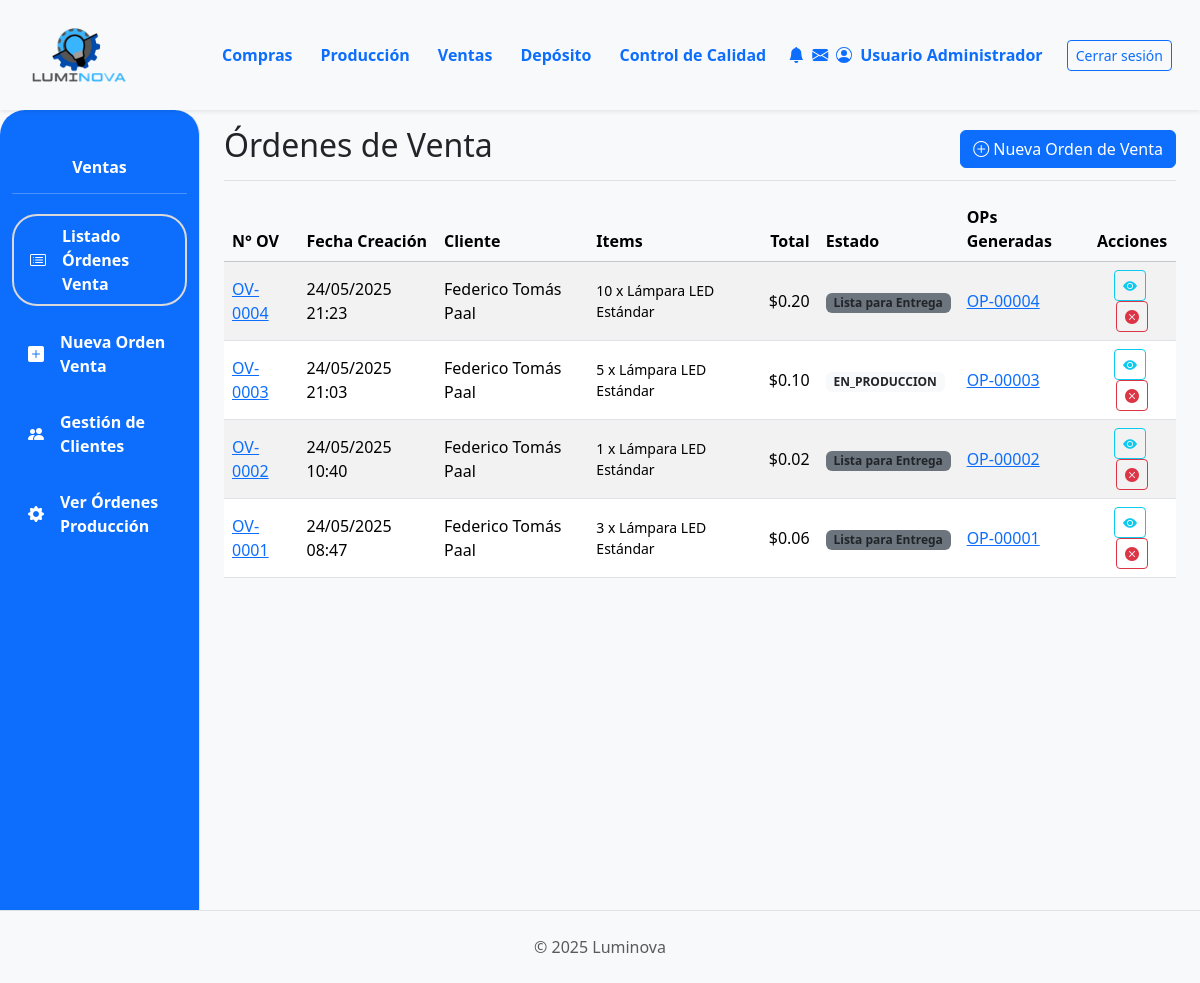
/ventas/ (signed in), run on an earlier commit of the app's database.
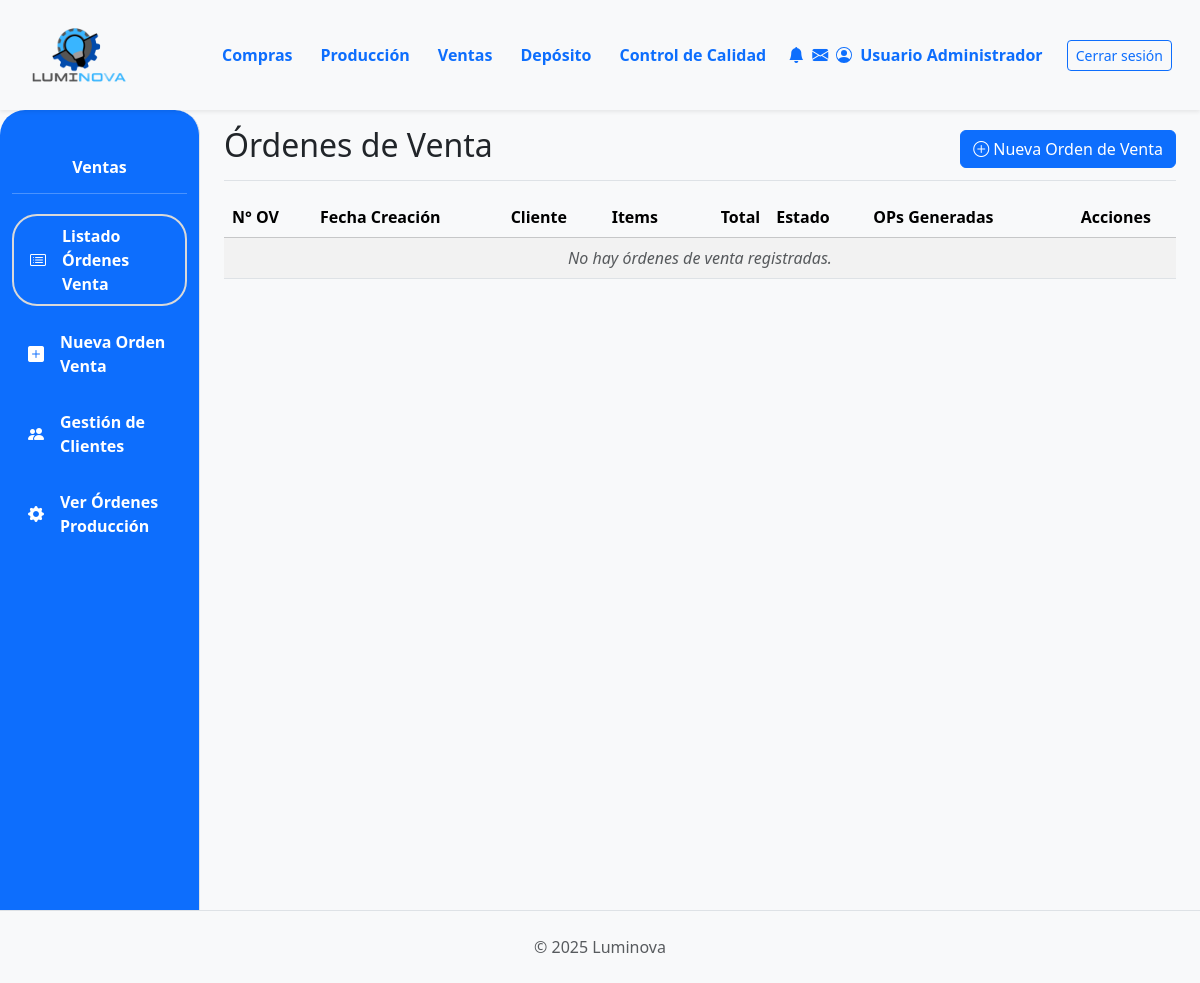
And on a later commit of the database.
### App_LUMINOVA/models.py (models this page shows, shortened)
class OrdenVenta(models.Model): # NUEVO: Específico para Ventas
    ESTADO_CHOICES = [
        ('PENDIENTE', 'Pendiente Confirmación'),
        ('CONFIRMADA', 'Confirmada (Esperando Producción)'),
        ('PRODUCCION_INICIADA', 'Producción Iniciada'), # NUEVO
        ('PRODUCCION_PARCIAL', 'Producción Parcial'), # Opcional
        ('PRODUCCION_CON_PROBLEMAS', 'Producción con Problemas'), # NUEVO
        ('LISTA_ENTREGA', 'Lista para Entrega'),
        ('COMPLETADA', 'Completada/Entregada'),
        ('CANCELADA', 'Cancelada'),
    ]
    numero_ov = models.CharField(max_length=20, unique=True, verbose_name="N° Orden de Venta")
    cliente = models.ForeignKey(Cliente, on_delete=models.PROTECT, related_name="ordenes_venta")
    fecha_creacion = models.DateTimeField(default=timezone.now)
    estado = models.CharField(max_length=50, choices=ESTADO_CHOICES, default='PENDIENTE')
    total_ov = models.DecimalField(max_digits=12, decimal_places=2, default=0.00, verbose_name="Total OV")
    notas = models.TextField(blank=True, null=True)

class Cliente(models.Model):
    nombre = models.CharField(max_length=150, unique=True) # Aumentado max_length
    direccion = models.TextField(blank=True)
    telefono = models.CharField(max_length=25, blank=True) # Aumentado max_length
    email = models.EmailField(unique=True, null=True, blank=True)

class ItemOrdenVenta(models.Model): # NUEVO: Detalle de la OV
    orden_venta = models.ForeignKey(OrdenVenta, on_delete=models.CASCADE, related_name='items_ov')
    producto_terminado = models.ForeignKey(ProductoTerminado, on_delete=models.PROTECT)
    cantidad = models.PositiveIntegerField()
    precio_unitario_venta = models.DecimalField(max_digits=10, decimal_places=2, verbose_name="Precio Unit. en Venta")
    subtotal = models.DecimalField(max_digits=12, decimal_places=2, editable=False)

class ProductoTerminado(models.Model):
    descripcion = models.CharField(max_length=255) # Aumentado max_length
    categoria = models.ForeignKey(CategoriaProductoTerminado, on_delete=models.PROTECT, related_name='productos_terminados')
    precio_unitario = models.DecimalField(max_digits=10, decimal_places=2, default=0.00)
    stock = models.IntegerField(default=0)
    modelo = models.CharField(max_length=50, blank=True, null=True)
    potencia = models.IntegerField(blank=True, null=True)
    acabado = models.CharField(max_length=50, blank=True, null=True)
    color_luz = models.CharField(max_length=50, blank=True, null=True)
    material = models.CharField(max_length=50, blank=True, null=True)
    imagen = models.ImageField(null=True, blank=True, upload_to='productos_terminados/')

class OrdenProduccion(models.Model):
    numero_op = models.CharField(max_length=20, unique=True, verbose_name="N° Orden de Producción") # Cambiado de numero_orden
    orden_venta_origen = models.ForeignKey(OrdenVenta, on_delete=models.SET_NULL, null=True, blank=True, related_name='ops_generadas')
    producto_a_producir = models.ForeignKey(ProductoTerminado, on_delete=models.PROTECT, related_name="ordenes_produccion") # Cambiado related_name
    cantidad_a_producir = models.PositiveIntegerField() # Cambiado de cantidad_prod
    estado_op = models.ForeignKey(EstadoOrden, on_delete=models.SET_NULL, null=True, blank=True, related_name='ops_estado') # Cambiado related_name
    fecha_solicitud = models.DateTimeField(default=timezone.now) # Añadido
    fecha_inicio_planificada = models.DateField(null=True, blank=True) # Cambiado de fecha_inicio
    fecha_fin_planificada = models.DateField(null=True, blank=True) # Añadido
    sector_asignado_op = models.ForeignKey(SectorAsignado, on_delete=models.SET_NULL, null=True, blank=True, related_name='ops_sector') # Cambiado related_name
    notas = models.TextField(null=True, blank=True, verbose_name='Notas') # Añadido

### App_LUMINOVA/views.py (the view)
# urls.py: path('ventas/', ventas_lista_ov_view, name='ventas_lista_ov'),
@login_required
def ventas_lista_ov_view(request):
    if not es_admin_o_rol(request.user, ['ventas', 'produccion', 'administrador']): # Producción también podría ver OVs
        messages.error(request, "Acceso denegado.")
        return redirect('App_LUMINOVA:dashboard')
    ordenes = OrdenVenta.objects.select_related('cliente').prefetch_related(
        'items_ov__producto_terminado',
        'ops_generadas' # Usando el related_name de OrdenProduccion.orden_venta_origen
    ).order_by('-fecha_creacion')
    context = {
        'ordenes_list': ordenes,
        'titulo_seccion': 'Órdenes de Venta',
    }
    return render(request, 'ventas/ventas_lista_ov.html', context)

### App_LUMINOVA/views.py (called while the page is built)
def es_admin_o_rol(user, roles_permitidos=None):
    if user.is_superuser:
        return True
    if roles_permitidos is None:
        roles_permitidos = []
    return user.groups.filter(name__in=[rol.lower() for rol in roles_permitidos]).exists()

### App_LUMINOVA/templates/ventas/ventas_lista_ov.html (shortened to what this page needs)
{% extends 'padre.html' %}
{% load static %}
{% load django_bootstrap5 %}
{% block sidebar_content %}
    {% include 'ventas/ventas_sidebar.html' %}
{% endblock %}
{% block content %}
<div class="d-flex justify-content-between flex-wrap flex-md-nowrap align-items-center pt-3 pb-2 mb-3 border-bottom">
    <h1 class="h2">{{ titulo_seccion }}</h1>
    <div class="btn-toolbar mb-2 mb-md-0">
        <a href="{% url 'App_LUMINOVA:ventas_crear_ov' %}" class="btn btn-primary">
            <i class="bi bi-plus-circle"></i> Nueva Orden de Venta
        </a>
    </div>
</div>
<div class="table-responsive mt-3">
    <table class="table table-striped table-hover align-middle">
        <thead class="table-light">
            <tr>
                <th>N° OV</th>
                <th>Fecha Creación</th>
                <th>Cliente</th>
                <th>Items</th>
                <th class="text-end">Total</th>
                <th>Estado</th>
                <th>OPs Generadas</th>
                <th class="text-center">Acciones</th>
            </tr>
        </thead>
        <tbody>
            {% for ov in ordenes_list %}
            <tr>
                <td><a href="{% url 'App_LUMINOVA:ventas_detalle_ov' ov.id %}">{{ ov.numero_ov }}</a></td>
                <td>{{ ov.fecha_creacion|date:"d/m/Y H:i" }}</td>
                <td>{{ ov.cliente.nombre|default_if_none:"N/A" }}</td>
                <td>
                    <ul class="list-unstyled mb-0 small">
                    {% for item in ov.items_ov.all %}
                        <li>{{ item.cantidad }} x {{ item.producto_terminado.descripcion|truncatechars:25 }}</li>
                    {% empty %}
                        <li>Sin ítems</li>
                    {% endfor %}
                    </ul>
                </td>
                <td class="text-end">${{ ov.total_ov|floatformat:2 }}</td>
                <td>
                    <span class="badge
                        {% if ov.estado == 'PENDIENTE' %}bg-warning text-dark
                        {% elif ov.estado == 'CONFIRMADA' %}bg-info
                        {% elif ov.estado == 'PRODUCCION_INICIADA' %}bg-primary
                        {% elif ov.estado == 'PRODUCCION_CON_PROBLEMAS' %}bg-danger
                        {% elif ov.estado == 'LISTA_ENTREGA' %}bg-secondary text-dark
                        {% elif ov.estado == 'COMPLETADA' %}bg-success
                        {% elif ov.estado == 'CANCELADA' %}bg-dark
                        {% else %}bg-light text-dark{% endif %}">
                        {{ ov.get_estado_display }}
                    </span>
                </td>
                <td>
                    {% for op_gen in ov.ops_generadas.all %}
                        <a href="{% url 'App_LUMINOVA:produccion_detalle_op' op_gen.id %}">{{ op_gen.numero_op }}</a>
                    {% empty %}
                        Ninguna
                    {% endfor %}
                </td>
                <td class="text-center">
                     <a href="{% url 'App_LUMINOVA:ventas_detalle_ov' ov.id %}" class="btn btn-sm btn-outline-info me-1" title="Ver Detalle OV">
                         <i class="bi bi-eye-fill"></i>
                     </a>
                    {% if ov.estado != 'CANCELADA' and ov.estado != 'COMPLETADA' %}
                     <a href="#" class="btn btn-sm btn-outline-danger" data-bs-toggle="modal" data-bs-target="#cancelarOVModal{{ov.id}}" title="Cancelar OV">
                         <i class="bi bi-x-circle-fill"></i>
                     </a>
                    {% endif %}
                </td>
            </tr>
            {% empty %}
            <tr>
                <td colspan="8" class="text-center fst-italic text-muted">No hay órdenes de venta registradas.</td>
            </tr>
            {% endfor %}
        </tbody>
    </table>
</div>
{% endblock %}

### App_LUMINOVA/templates/padre.html (shortened to what this page needs)
{% load static %}
{% load django_bootstrap5 %}
<!DOCTYPE html>
<html lang="es">
<head>
    {% bootstrap_css %}
    <link rel="stylesheet" href="{% static 'css/custom.css' %}">
    <link rel="stylesheet" href="https://cdn.jsdelivr.net/npm/bootstrap-icons@1.11.3/font/bootstrap-icons.min.css">
</head>
<body class="d-flex flex-column min-vh-100 bg-light">
    {% include 'shared/header.html' %}
    <div class="container-fluid flex-grow-1">
        <div class="row">
            {% block sidebar_content %}{% endblock %}
            <main class="col-md-9 ms-sm-auto col-lg-10 px-md-4">
                {% block content %}{% endblock %}
            </main>
        </div>
    </div>
    {% include 'shared/footer.html' %}
</body>
</html>

### App_LUMINOVA/templates/shared/header.html (shortened to what this page needs)
{% load static %}
<header>
    <nav class="navbar navbar-expand-lg navbar-light bg-light shadow-sm p-0">
        <div class="container-fluid d-flex align-items-center">
            <div class="col-md-3 col-lg-2">
                <a class="navbar-brand d-flex align-items-center ms-3" href="{% url 'App_LUMINOVA:dashboard' %}">
                    <img src="{% static 'img/logo.png' %}" alt="Luminova Logo" height="100" class="d-inline-block align-text-top me-2">
                </a>
            </div>
            <div class="collapse navbar-collapse" id="navbarContent">
                <ul class="navbar-nav mb-2 mb-lg-0 d-flex justify-content-around w-100">
                    <li class="nav-item"><a class="nav-link text-primary fw-bold" href="{% url 'App_LUMINOVA:compras_lista_oc' %} ">Compras</a></li>
                    <li class="nav-item"><a class="nav-link text-primary fw-bold" href="{% url 'App_LUMINOVA:produccion_principal' %}">Producción</a></li>
                    <li class="nav-item"><a class="nav-link text-primary fw-bold" href="{% url 'App_LUMINOVA:ventas_lista_ov' %}">Ventas</a></li>
                    <li class="nav-item"><a class="nav-link text-primary fw-bold" href="{% url 'App_LUMINOVA:deposito_view' %}">Depósito</a></li>
                    <li class="nav-item"><a class="nav-link text-primary fw-bold" href="#">Control de Calidad</a></li>
                </ul>
                <div class="navbar-nav ms-auto align-items-center me-3 mb-2 mb-lg-0 d-flex flex-row">
                    <div class="d-flex flex-row align-items-center flex-nowrap">
                        <span class="nav-link text-primary d-flex align-items-center me-2" style="white-space: nowrap;">
                            <i class="bi bi-bell-fill me-2 align-self-center"></i>
                            <i class="bi bi-envelope-fill me-2 align-self-center"></i>
                            <span class="d-none d-lg-inline align-self-center me-2  fw-bold">Usuario Administrador</span>
                        </span>
                        <a class="btn btn-outline-primary btn-sm align-self-center" style="white-space: nowrap;" href="{% url 'App_LUMINOVA:login' %}">Cerrar sesión</a>
                    </div>
                </div>
            </div>
        </div>
    </nav>
</header>

### App_LUMINOVA/templates/ventas/ventas_sidebar.html
{% load static %}
{% url 'App_LUMINOVA:ventas_lista_ov' as url_ventas_lista_ov %}
{% url 'App_LUMINOVA:ventas_crear_ov' as url_ventas_crear_ov %}
{% url 'App_LUMINOVA:lista_clientes' as url_lista_clientes %}
{% url 'App_LUMINOVA:produccion_lista_op' as url_produccion_lista_op %}
<nav id="sidebarMenu" class="col-md-3 col-lg-2 d-md-block bg-primary sidebar collapse border-end vh-100" style="border-top-left-radius: 25px; border-top-right-radius: 25px;">
    <div class="position-sticky pt-4">
        <h6 class="sidebar-heading d-flex justify-content-center align-items-center px-3 mt-4 mb-1 text-white fw-bold">
            <span>Ventas</span>
        </h6>
        <hr class="text-white">
        <ul class="nav flex-column">
            <li class="nav-item">
                <a class="nav-link text-white fw-bold custom-active-button d-flex align-items-center {% if request.path == url_ventas_lista_ov %}active{% endif %}" href="{{ url_ventas_lista_ov }}">
                    <i class="bi bi-card-list me-2"></i> <span class="ms-2">Listado Órdenes Venta</span>
                </a>
            </li>
            <li class="nav-item mt-2">
                <a class="nav-link text-white fw-bold custom-active-button d-flex align-items-center {% if request.path == url_ventas_crear_ov %}active{% endif %}" href="{{ url_ventas_crear_ov }}">
                    <i class="bi bi-plus-square-fill me-2"></i> <span class="ms-2">Nueva Orden Venta</span>
                </a>
            </li>
             <li class="nav-item mt-2">
                <a class="nav-link text-white fw-bold custom-active-button d-flex align-items-center {% if request.path == url_lista_clientes %}active{% endif %}" href="{{ url_lista_clientes }}">
                    <i class="bi bi-people-fill me-2"></i> <span class="ms-2">Gestión de Clientes</span>
                </a>
            </li>
            <li class="nav-item mt-2">
                <a class="nav-link text-white fw-bold custom-active-button d-flex align-items-center {% if request.path == url_produccion_lista_op %}active{% endif %}" href="{{ url_produccion_lista_op }}">
                    <i class="bi bi-gear-fill me-2"></i> <span class="ms-2">Ver Órdenes Producción</span>
                </a>
            </li>
        </ul>
    </div>
</nav>

### App_LUMINOVA/templates/shared/footer.html
<footer class="text-center py-4 border-top bg-light">
    <div class="container">
    <span class="text-muted">&copy; 2025 Luminova</span>
    </div>
</footer>

### App_LUMINOVA/static/css/custom.css (style rules this page uses)
nav.sidebar .nav-link.custom-active-button.active { border: 2px solid #D9D9D9 !important; border-radius: 25px !important; display: block; padding: 0.5rem 1rem; margin: 0.25rem 0; }
.sidebar .nav-link.custom-active-button { display: block; padding: 0.5rem 1rem; margin: 0.25rem 0; border-radius: 25px; }
.sidebar .nav-link i { margin-right: 0.5rem; }

What changed in the data, as far as the page shows it:
removed OrdenVenta: numero_ov "OV-0004", fecha_creacion "24/05/2025 21:23", cliente.nombre "Federico Tomás Paal", total_ov "0.20", estado "Lista para Entrega"
removed ItemOrdenVenta: cantidad "10", producto_terminado.descripcion "Lámpara LED Estándar", shown under "OV-0004"
removed OrdenProduccion: numero_op "OP-00004", shown under "OV-0004"
removed OrdenVenta: numero_ov "OV-0003", fecha_creacion "24/05/2025 21:03", cliente.nombre "Federico Tomás Paal", total_ov "0.10", estado "EN_PRODUCCION"
removed ItemOrdenVenta: cantidad "5", producto_terminado.descripcion "Lámpara LED Estándar", shown under "OV-0003"
removed OrdenProduccion: numero_op "OP-00003", shown under "OV-0003"
removed OrdenVenta: numero_ov "OV-0002", fecha_creacion "24/05/2025 10:40", cliente.nombre "Federico Tomás Paal", total_ov "0.02", estado "Lista para Entrega"
removed ItemOrdenVenta: cantidad "1", producto_terminado.descripcion "Lámpara LED Estándar", shown under "OV-0002"
removed OrdenProduccion: numero_op "OP-00002", shown under "OV-0002"
removed OrdenVenta: numero_ov "OV-0001", fecha_creacion "24/05/2025 08:47", cliente.nombre "Federico Tomás Paal", total_ov "0.06", estado "Lista para Entrega"
removed ItemOrdenVenta: cantidad "3", producto_terminado.descripcion "Lámpara LED Estándar", shown under "OV-0001"
removed OrdenProduccion: numero_op "OP-00001", shown under "OV-0001"
Also different on the page:
text now shown: "No hay órdenes de venta registradas."
